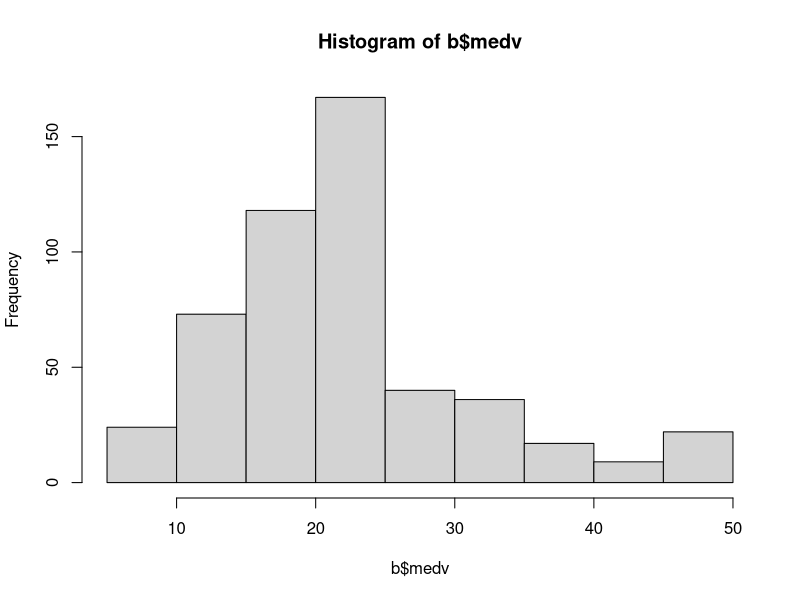
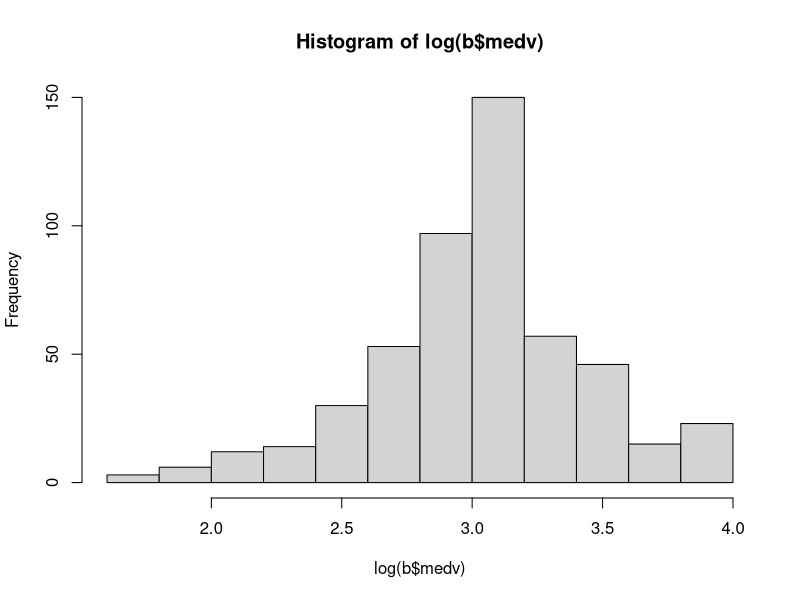
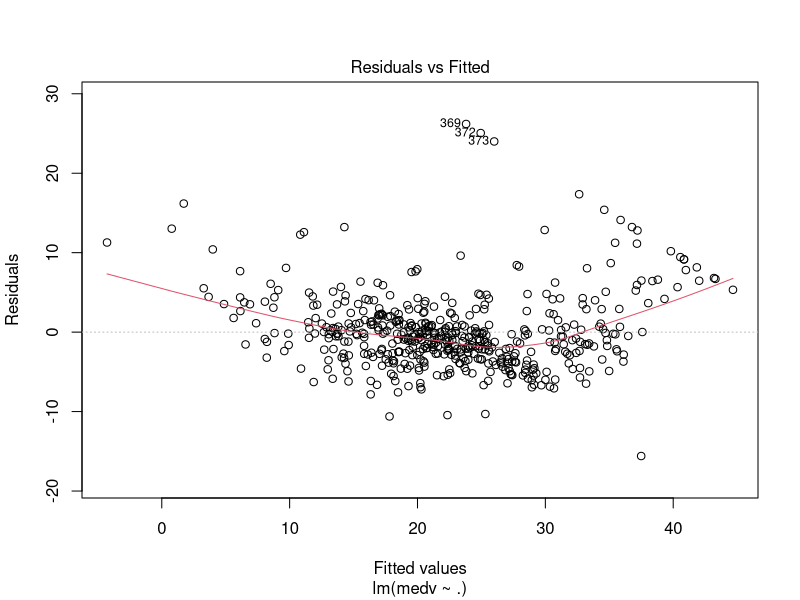
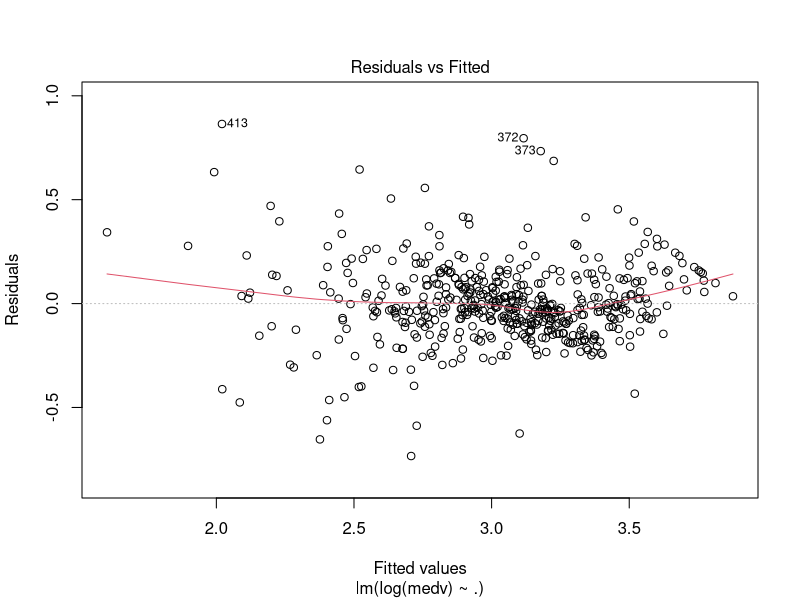
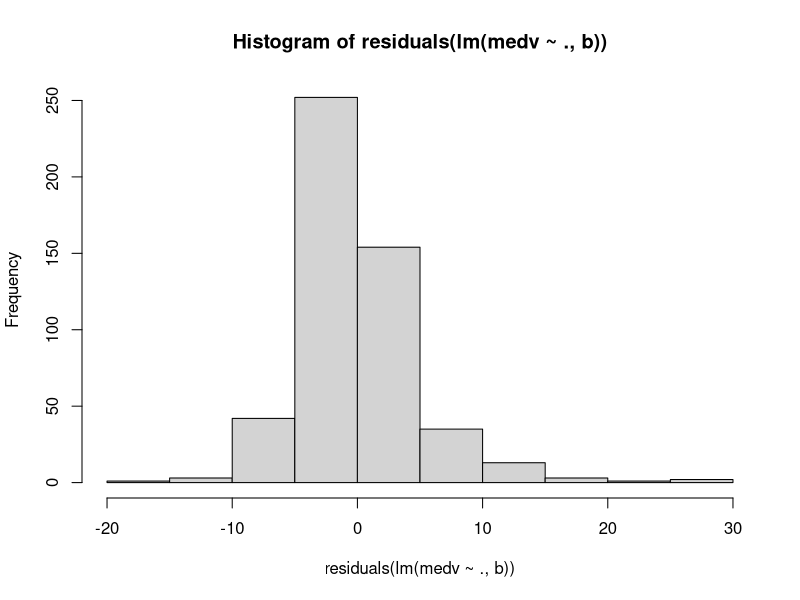
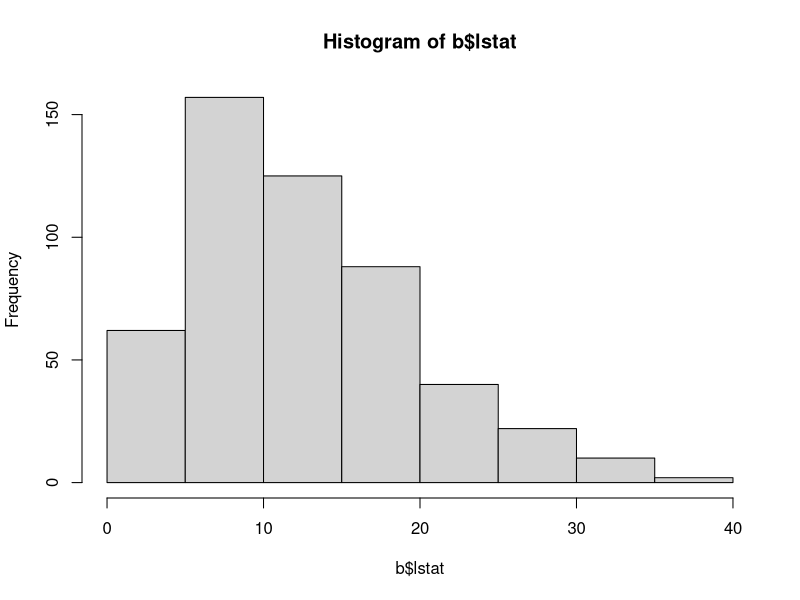
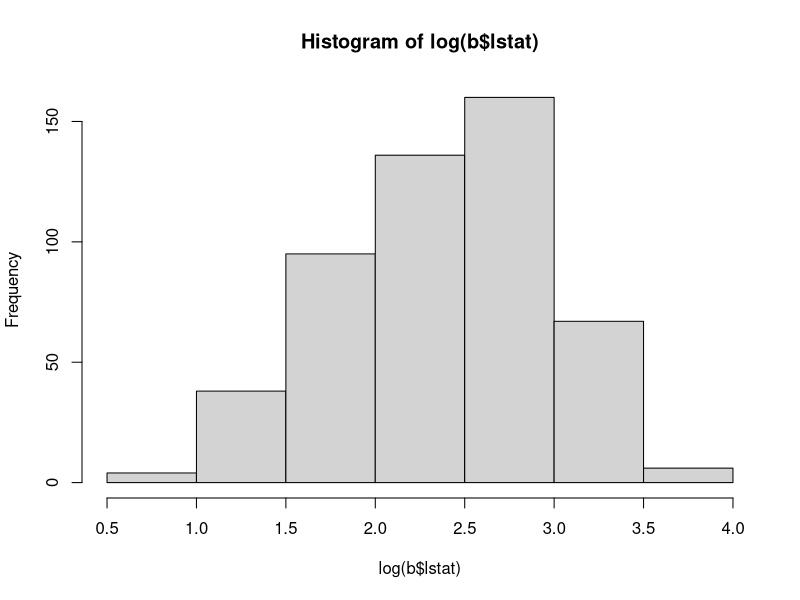
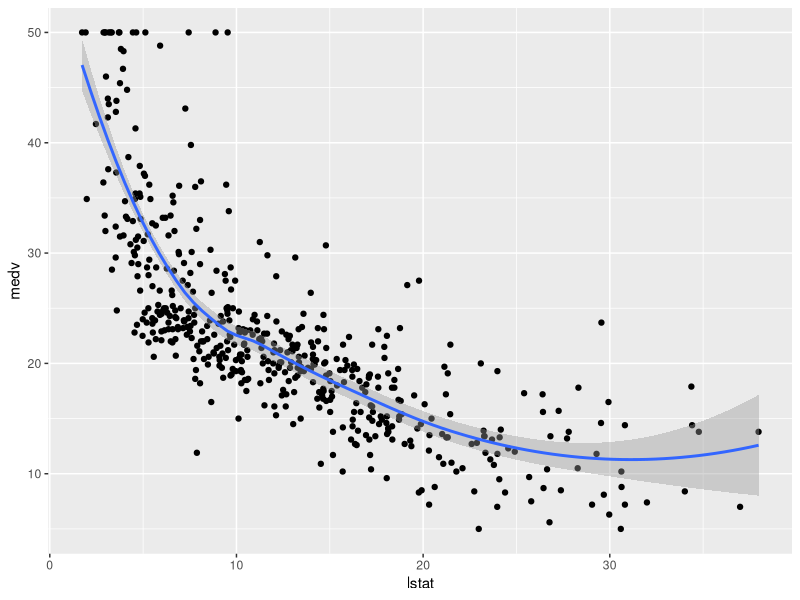

Source code (R) for these figures, in order:
### Statistics and Predictive Analytics

# Tutorial topic:   Working with logs and exponentiation

library(tidyverse)
library(MASS)
library(arm)
library(caret)

data(Boston)
b <- Boston

# Should we transform the outcome variable? Yes.

# Reason #1. Skewed data
hist(b$medv)
hist(log(b$medv))

# Reason #2. Explanatory power goes up.
display(lm(medv ~., b))
display(lm(log(medv) ~., b))

# Reason #3. residual plots look better.
plot(lm(medv ~., b), which = 1)
plot(lm(log(medv) ~., b), which = 1)

hist(residuals(lm(medv ~., b)))

# Interpret the coefficients in this model on the log scale.

display(log_model <- lm(log(medv) ~ nox + rm + lstat + dis, 
                        data = b))

# Interpret the coefficients in this model on the original scale.
# Remember: exp(beta) is the percentage change in y associated with a 
# 1 unit increase in x, compared to the baseline of 1.

# nox: -.71

1 - exp(-.71) # 1 unit increase in nox associated with, on average,
# a 51% decline in median home value, holding the other predictors constant.

# rm: .12

exp(.12) - 1 # 1 unit increase in rm associated with, on average,
# a 13% increase in median home value, holding the other predictors constant.

# The fitted values from this model are expressed in log(y) units.
# How would you put the fitted values back on the scale of the outcome?
# For example, perhaps you want to calculate RMSE.
# One idea would be to exponentiate the fitted values.  

# RMSE(exp(fitted(log_model)), b$medv)

# THIS IS WRONG. Why?
# exp(fitted values) will systematically under estimate the actual fitted
# values so we must make an adjustment with something called Duan's 
# smearing estimate, which is defined as mean(exp(residuals)).  
# So, here is the code for the re-transformation:

# exp(fitted(log_model)) * mean(exp(resid(log_model)))

# Now, compare:

(exp(fitted(log_model)) * mean(exp(resid(log_model)))) %>% head

exp(fitted(log_model)) %>% head

# And now we can calculate the RMSE correctly
RMSE((exp(fitted(log_model)) * mean(exp(resid(log_model)))), 
     b$medv)

# Would we want to log transform lstat?  How would we answer that question?

hist(b$lstat)
hist(log(b$lstat))

ggplot(b, aes(lstat, medv)) +
  geom_point() +
  geom_smooth()

ggplot(b, aes(lstat, log(medv))) +
  geom_point() +
  geom_smooth()

ggplot(b, aes(log(lstat), log(medv))) +
  geom_point() +
  geom_smooth()

# Is the log-log model better?

display(lm(log(medv) ~ nox + 
             rm + 
             lstat + 
             dis, 
           data = b)) # R2 = .69

display(lm(log(medv) ~ nox + 
             rm + 
             log(lstat) + 
             dis, 
           data = b)) # R2 = .71

# log(lstat): -.47.  A 1 percent increase in lstat is associated with, on average,
# a -.47% change in medv, holding the other predictors constant.
